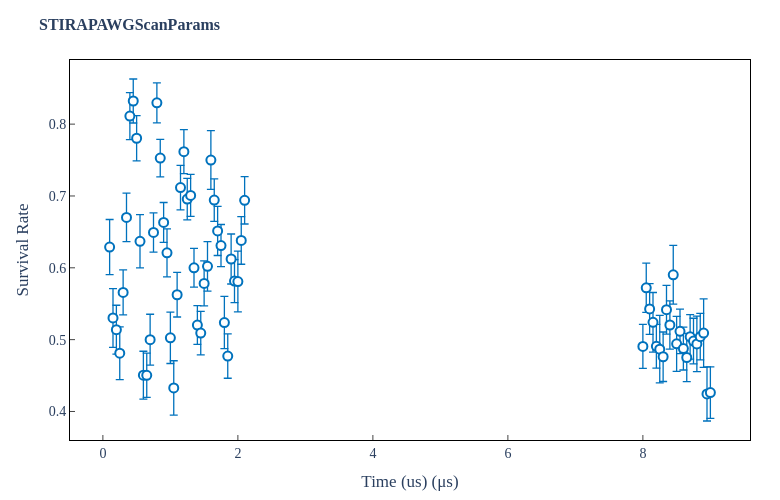

The code cell stored with this chart in its notebook:
### Markdown cell above
## Plot without fitting

### Code cell
# 1D scan plot of the survival rate â€” no fitting
x = scan_params

scan_name_raw = Scan.get('ScanName', {}).get('scanname')
scanName = ''.join(chr(int(c)) for c in np.asarray(scan_name_raw).ravel() if c > 0) if scan_name_raw is not None else 'Scan'

fig = plotting.plot_scan_interactive(x, p11_mean, p11_sem,
                                      xlabel='Time (us)', ylabel='Survival Rate',
                                      title=scanName, data_path=matPath)
#fig.update_xaxes(title_text='MW Freq (MHz)')
#fig.update_xaxes(title_text='556 Detuning (Hz)')
#fig.update_xaxes(title_text='616 EOM Freq (Hz)')
fig.show()

# Save static version
outDir = os.path.dirname(matPath)
plotting.plot_scan(x, p11_mean, p11_sem, xlabel='Time (s)', ylabel='Survival Rate',
                   title=scanName, data_path=matPath)[0].savefig(
    os.path.join(outDir, scanName + '.png'), dpi=150, bbox_inches='tight')
plt.close()

### Figure 1 — Plotly figure (JSON) as saved in the notebook; plotly's stock layout.template omitted (floating-point values rounded to 4 significant figures)
{"data": [{"error_y": {"array": [0.03831, 0.04089, 0.03401, 0.03673, 0.03129, 0.03376, 0.03273, 0.03061, 0.03148, 0.0371, 0.03339, 0.03074, 0.03536, 0.02733, 0.02787, 0.02602, 0.0277, 0.0334, 0.03581, 0.03789, 0.031, 0.03089, 0.03067, 0.02893, 0.02931, 0.02697, 0.02694, 0.03026, 0.0313, 0.03453, 0.04092, 0.02962, 0.03413, 0.02931, 0.03633, 0.03086, 0.0348, 0.03002, 0.04231, 0.03316, 0.03292, 0.03071, 0.03431, 0.03531, 0.04147, 0.03048, 0.04702, 0.03446, 0.0339, 0.03361, 0.04098, 0.03835, 0.031, 0.02982, 0.03359, 0.03101, 0.03181, 0.03857, 0.03227, 0.04767, 0.03769, 0.03588], "color": "#0072BD", "thickness": 1.3, "type": "data", "visible": true}, "hovertemplate": "x = %{x:.5g}<br>y = %{y:.4f}<br>err = %{error_y.array:.4f}<extra></extra>", "marker": {"color": "white", "line": {"color": "#0072BD", "width": 2}, "size": 9}, "mode": "markers", "name": "20260413\\141959", "type": "scatter", "x": [0.1, 0.15, 0.2, 0.25, 0.3, 0.35, 0.4, 0.45, 0.5, 0.55, 0.6, 0.65, 0.7, 0.75, 0.8, 0.85, 0.9, 0.95, 1.0, 1.05, 1.1, 1.15, 1.2, 1.25, 1.3, 1.35, 1.4, 1.45, 1.5, 1.55, 1.6, 1.65, 1.7, 1.75, 1.8, 1.85, 1.9, 1.95, 2.0, 2.05, 2.1, 8.0, 8.05, 8.1, 8.15, 8.2, 8.25, 8.3, 8.35, 8.4, 8.45, 8.5, 8.55, 8.6, 8.65, 8.7, 8.75, 8.8, 8.85, 8.9, 8.95, 9.0], "y": [0.6289, 0.5302, 0.5139, 0.4811, 0.5657, 0.6701, 0.8112, 0.8322, 0.7803, 0.6369, 0.4505, 0.4504, 0.5, 0.6492, 0.8297, 0.7527, 0.6632, 0.6209, 0.5026, 0.4327, 0.5625, 0.7116, 0.7617, 0.6957, 0.7008, 0.6, 0.5203, 0.5092, 0.5783, 0.602, 0.75, 0.6942, 0.6513, 0.631, 0.5238, 0.4771, 0.6122, 0.5815, 0.5809, 0.6381, 0.6939, 0.4906, 0.5721, 0.5427, 0.5241, 0.4907, 0.4867, 0.4762, 0.5417, 0.5204, 0.5903, 0.4941, 0.5115, 0.4875, 0.4751, 0.5038, 0.498, 0.494, 0.5042, 0.5091, 0.4244, 0.4263]}], "layout": {"font": {"family": "STIX Two Text, STIXGeneral, Times New Roman, Georgia, serif", "size": 14}, "height": 500, "hovermode": "closest", "legend": {"bgcolor": "rgba(255,255,255,0.85)", "bordercolor": "black", "borderwidth": 1, "font": {"size": 10}, "x": 0.02, "xanchor": "left", "y": 0.98, "yanchor": "top"}, "margin": {"b": 60, "l": 70, "r": 30, "t": 60}, "paper_bgcolor": "white", "plot_bgcolor": "white", "title": {"font": {"size": 16}, "text": "<b>STIRAPAWGScanParams</b>"}, "width": 780, "xaxis": {"linecolor": "black", "linewidth": 1, "mirror": true, "showgrid": false, "showline": true, "ticks": "inside", "title": {"text": "Time (us) (μs)"}}, "yaxis": {"linecolor": "black", "linewidth": 1, "mirror": true, "showgrid": false, "showline": true, "ticks": "inside", "title": {"text": "Survival Rate"}}}}
